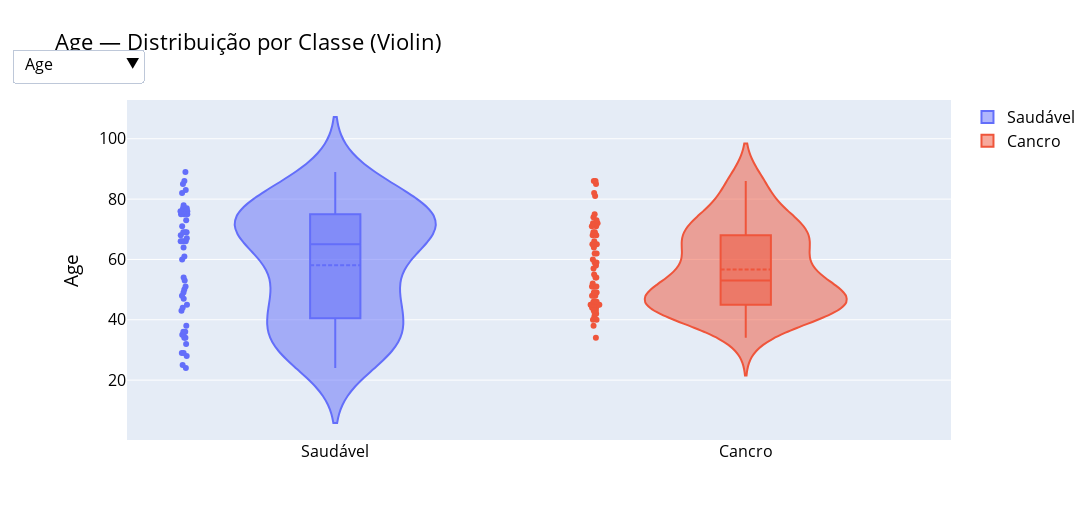

The cell this chart's notebook holds for it:
### Markdown cell above
## 1. Data Loading 

Primeiro carregamos o dataset `dataR2.csv`e verificamos a distribuição das classes (1=Saudável, 2=Cancro) .

### Code cell
import numpy as np
import pandas as pd
import matplotlib.pyplot as plt
from sklearn.model_selection import train_test_split
from sklearn.preprocessing import StandardScaler
from sklearn.metrics import (
    roc_curve, auc
)
from sklearn.decomposition import PCA
from sklearn.discriminant_analysis import LinearDiscriminantAnalysis as LDA
from scipy import stats
from IPython.display import display
import plotly.graph_objects as go
import plotly.express as px
from sklearn.metrics import confusion_matrix, precision_score, f1_score, roc_auc_score, roc_curve


print("\n========== DATA LOADING ==========")
data = pd.read_csv('dataR2.csv')
display(data.head())
print(f"\nLinhas: {data.shape[0]}, Colunas: {data.shape[1]}")
display(data.describe())
print("\nMissing por coluna:\n", data.isnull().sum())

class_counts = data['Classification'].value_counts().sort_index()
total = class_counts.sum()
print("\nDistribuição de classes no dataset:")
print(class_counts)

x = np.arange(len(class_counts))
labels_map = {1: "Saudável", 2: "Cancro"}
labels = [labels_map[i] for i in class_counts.index]
colors = ['green' if i == 1 else 'red' for i in class_counts.index]

plt.figure(figsize=(8, 5))
bars = plt.bar(x, class_counts.values, color=colors)
for xi, bar, count in zip(x, bars, class_counts.values):
    y = bar.get_height()
    plt.text(xi, y + max(total*0.01, 1), f"{count} ({count/total:.0%})",
             ha='center', va='bottom', fontsize=10, fontweight='bold')
plt.title("Dataset - Distribuição por Classe", fontweight='bold')
plt.xlabel("Classes", fontweight='bold'); plt.ylabel("Número de Amostras", fontweight='bold')
plt.xticks(x, labels, fontweight='bold')
plt.ylim(0, max(class_counts.values)*1.15)
plt.tight_layout(); plt.show()


labels_map = {1: "Saudável", 2: "Cancro"}
data_v = data.copy()
data_v["ClassLabel"] = data_v["Classification"].map(labels_map)

num_cols = data.select_dtypes(include=[np.number]).columns.drop('Classification', errors='ignore')
features = list(num_cols)

feat0 = features[0]
fig = go.Figure()

fig.add_trace(go.Violin(
    y=data_v.loc[data_v["Classification"]==1, feat0],
    name="Saudável",
    box_visible=True, meanline_visible=True, points='all', jitter=0.05, scalemode='width'
))
fig.add_trace(go.Violin(
    y=data_v.loc[data_v["Classification"]==2, feat0],
    name="Cancro",
    box_visible=True, meanline_visible=True, points='all', jitter=0.05, scalemode='width'
))

fig.update_layout(
    title=f"{feat0} — Distribuição por Classe (Violin)",
    autosize=False, width=1100, height=520,
    font=dict(size=16, color="black"),
    yaxis_title=feat0,
    showlegend=True
)

updatemenus = [
    dict(
        buttons=[
            dict(
                label=feat,
                method="update",
                args=[
                    {
                        "y": [
                            data_v.loc[data_v["Classification"]==1, feat],
                            data_v.loc[data_v["Classification"]==2, feat]
                        ]
                    },
                    {
                        "title": f"{feat} — Distribuição por Classe (Violin)",
                        "yaxis": {"title": feat}
                    }
                ],
            ) for feat in features
        ],
        direction="down",
        showactive=True,
        x=0.02, y=1.15
    )
]
fig.update_layout(updatemenus=updatemenus)
fig.show()

### Figure 1 — Plotly figure (JSON) as saved in the notebook; plotly's stock layout.template omitted (floating-point values rounded to 4 significant figures)
{"data": [{"box": {"visible": true}, "jitter": 0.05, "meanline": {"visible": true}, "name": "Saudável", "points": "all", "scalemode": "width", "type": "violin", "y": [48, 83, 82, 68, 86, 49, 89, 76, 73, 75, 34, 29, 25, 24, 38, 44, 47, 61, 64, 32, 36, 34, 29, 35, 54, 45, 50, 66, 35, 36, 66, 53, 28, 43, 51, 67, 66, 69, 60, 77, 76, 76, 75, 69, 71, 66, 75, 78, 69, 85, 76, 77]}, {"box": {"visible": true}, "jitter": 0.05, "meanline": {"visible": true}, "name": "Cancro", "points": "all", "scalemode": "width", "type": "violin", "y": [45, 45, 49, 34, 42, 68, 51, 62, 38, 69, 49, 51, 59, 45, 54, 64, 46, 44, 45, 44, 51, 72, 46, 43, 55, 43, 86, 41, 59, 81, 48, 71, 42, 65, 48, 85, 48, 58, 40, 82, 52, 49, 60, 49, 44, 40, 71, 69, 74, 66, 65, 72, 57, 73, 45, 46, 68, 75, 54, 45, 62, 65, 72, 86]}], "layout": {"autosize": false, "font": {"color": "black", "size": 16}, "height": 520, "showlegend": true, "title": {"text": "Age — Distribuição por Classe (Violin)"}, "updatemenus": [{"buttons": [{"args": [{"y": [[48, 83, 82, 68, 86, 49, 89, 76, 73, 75, 34, 29, 25, 24, 38, 44, 47, 61, 64, 32, 36, 34, 29, 35, 54, 45, 50, 66, 35, 36, 66, 53, 28, 43, 51, 67, 66, 69, 60, 77, 76, 76, 75, 69, 71, 66, 75, 78, 69, 85, 76, 77], [45, 45, 49, 34, 42, 68, 51, 62, 38, 69, 49, 51, 59, 45, 54, 64, 46, 44, 45, 44, 51, 72, 46, 43, 55, 43, 86, 41, 59, 81, 48, 71, 42, 65, 48, 85, 48, 58, 40, 82, 52, 49, 60, 49, 44, 40, 71, 69, 74, 66, 65, 72, 57, 73, 45, 46, 68, 75, 54, 45, 62, 65, 72, 86]]}, {"title": "Age — Distribuição por Classe (Violin)", "yaxis": {"title": "Age"}}], "label": "Age", "method": "update"}, {"args": [{"y": [[23.5, 20.69, 23.12, 21.37, 21.11, 22.85, 22.7, 23.8, 22, 23, 21.47, 23.01, 22.86, 18.67, 23.34, 20.76, 22.03, 32.04, 34.53, 36.51, 28.58, 31.98, 32.27, 30.28, 30.48, 37.04, 38.58, 31.45, 35.25, 34.17, 36.21, 36.79, 35.86, 34.42, 27.69, 29.61, 31.24, 35.09, 26.35, 35.59, 29.22, 27.2, 27.3, 32.5, 30.3, 27.7, 25.7, 25.3, 29.4, 26.6, 27.1, 25.9], [21.3, 20.83, 20.96, 24.24, 21.36, 21.08, 19.13, 22.66, 22.5, 21.51, 21.37, 22.89, 22.83, 23.14, 24.22, 22.22, 20.83, 19.56, 20.26, 24.74, 18.37, 23.62, 22.21, 26.56, 31.98, 31.25, 26.67, 26.67, 28.67, 31.64, 32.46, 25.51, 29.3, 29.67, 28.12, 27.69, 31.25, 29.15, 30.84, 31.22, 30.8, 32.46, 31.23, 29.78, 27.89, 27.64, 27.92, 28.44, 28.65, 26.56, 30.92, 29.14, 34.84, 37.11, 29.38, 33.18, 35.56, 30.48, 36.05, 26.85, 26.84, 32.05, 25.59, 27.18]]}, {"title": "BMI — Distribuição por Classe (Violin)", "yaxis": {"title": "BMI"}}], "label": "BMI", "method": "update"}, {"args": [{"y": [[70, 92, 91, 77, 92, 92, 77, 118, 97, 83, 78, 82, 82, 88, 75, 86, 84, 85, 95, 87, 86, 87, 84, 84, 90, 83, 106, 90, 90, 80, 101, 101, 87, 89, 77, 79, 82, 101, 103, 76, 83, 94, 85, 93, 102, 90, 94, 60, 89, 96, 110, 85], [102, 74, 94, 92, 93, 102, 93, 92, 95, 112, 78, 103, 98, 116, 86, 98, 88, 114, 92, 106, 105, 105, 86, 101, 92, 103, 201, 97, 77, 100, 99, 112, 98, 85, 90, 196, 199, 139, 128, 100, 87, 134, 131, 70, 99, 103, 104, 108, 88, 89, 97, 83, 95, 134, 90, 92, 131, 152, 119, 92, 100, 97, 82, 138]]}, {"title": "Glucose — Distribuição por Classe (Violin)", "yaxis": {"title": "Glucose"}}], "label": "Glucose", "method": "update"}, {"args": [{"y": [[2.707, 3.115, 4.498, 3.226, 3.549, 3.226, 4.69, 6.47, 3.35, 4.952, 3.469, 5.663, 4.09, 6.107, 5.782, 7.553, 2.869, 18.08, 4.427, 14.03, 4.345, 4.53, 5.81, 4.376, 5.537, 6.76, 6.703, 9.245, 6.817, 6.59, 15.53, 10.18, 8.576, 23.19, 3.855, 5.819, 4.181, 5.646, 5.138, 3.881, 5.376, 14.07, 5.197, 5.43, 8.34, 6.042, 8.079, 3.508, 10.7, 4.462, 26.21, 4.58], [13.85, 4.56, 12.3, 21.7, 2.999, 6.2, 4.364, 3.482, 5.261, 6.683, 2.64, 2.74, 6.862, 4.902, 3.73, 5.7, 3.42, 15.89, 3.44, 58.46, 6.03, 4.42, 36.94, 10.55, 16.64, 4.328, 41.61, 22.03, 3.188, 9.669, 28.68, 10.39, 4.172, 14.65, 2.54, 51.81, 12.16, 16.58, 41.89, 18.08, 30.21, 24.89, 30.13, 8.396, 9.208, 2.432, 18.2, 8.808, 3.012, 6.524, 10.49, 10.95, 12.55, 5.636, 4.713, 5.75, 8.15, 7.01, 11.91, 3.33, 4.53, 5.73, 2.82, 19.91]]}, {"title": "Insulin — Distribuição por Classe (Violin)", "yaxis": {"title": "Insulin"}}], "label": "Insulin", "method": "update"}, {"args": [{"y": [[0.4674, 0.7069, 1.01, 0.6127, 0.8054, 0.7321, 0.8908, 1.883, 0.8015, 1.014, 0.6674, 1.145, 0.8273, 1.33, 1.07, 1.6, 0.59, 3.79, 1.037, 3.01, 0.9217, 0.9721, 1.204, 0.9067, 1.229, 1.384, 1.753, 2.052, 1.513, 1.3, 3.87, 2.535, 1.84, 5.092, 0.7322, 1.134, 0.8457, 1.407, 1.305, 0.7276, 1.101, 3.262, 1.09, 1.246, 2.098, 1.341, 1.873, 0.5192, 2.35, 1.057, 7.112, 0.9603], [3.485, 0.8324, 2.853, 4.924, 0.688, 1.56, 1.001, 0.7902, 1.233, 1.846, 0.5079, 0.6961, 1.659, 1.403, 0.7913, 1.378, 0.7424, 4.468, 0.7807, 15.29, 1.562, 1.145, 7.836, 2.63, 3.775, 1.1, 20.63, 5.272, 0.6055, 2.385, 7.003, 2.872, 1.009, 3.071, 0.5639, 25.05, 5.97, 5.685, 13.23, 4.459, 6.483, 8.226, 9.736, 1.45, 2.249, 0.6179, 4.669, 2.346, 0.6538, 1.432, 2.51, 2.242, 2.94, 1.863, 1.046, 1.305, 2.634, 2.628, 3.496, 0.7557, 1.117, 1.371, 0.5704, 6.777]]}, {"title": "HOMA — Distribuição por Classe (Violin)", "yaxis": {"title": "HOMA"}}], "label": "HOMA", "method": "update"}, {"args": [{"y": [[8.807, 8.844, 17.94, 9.883, 6.699, 6.832, 6.964, 4.311, 4.47, 17.13, 14.57, 35.59, 20.45, 8.88, 15.26, 14.09, 26.65, 30.77, 21.21, 49.37, 15.12, 28.75, 45.62, 39.21, 12.33, 39.98, 46.64, 45.96, 50.61, 10.28, 74.71, 27.18, 68.51, 31.21, 20.09, 21.9, 16.22, 83.48, 24.3, 21.79, 28.56, 35.89, 10.39, 15.14, 56.5, 24.85, 65.93, 6.633, 45.27, 7.85, 21.78, 13.74], [7.648, 7.753, 11.24, 16.74, 19.08, 9.699, 11.08, 9.865, 8.438, 32.58, 6.334, 8.016, 14.9, 18.0, 8.687, 12.19, 12.87, 13.08, 7.65, 18.16, 9.62, 21.78, 10.16, 9.8, 37.22, 25.78, 47.65, 44.71, 17.02, 38.81, 46.08, 19.07, 12.26, 26.52, 15.53, 70.88, 18.13, 22.89, 31.04, 31.65, 29.27, 42.39, 37.84, 51.34, 12.68, 14.32, 53.5, 14.75, 31.12, 14.91, 44.02, 26.81, 33.16, 41.41, 23.85, 18.69, 17.87, 50.53, 89.27, 54.68, 12.45, 61.48, 24.96, 90.28]]}, {"title": "Leptin — Distribuição por Classe (Violin)", "yaxis": {"title": "Leptin"}}], "label": "Leptin", "method": "update"}, {"args": [{"y": [[9.702, 5.429, 22.43, 7.17, 4.819, 13.68, 5.59, 13.25, 10.36, 11.58, 13.11, 26.72, 23.67, 36.06, 17.95, 20.32, 38.04, 7.78, 5.463, 5.1, 8.6, 7.643, 6.21, 9.048, 9.731, 4.617, 4.668, 10.36, 6.967, 5.066, 7.54, 20.03, 4.794, 8.301, 3.192, 2.194, 4.267, 6.797, 2.194, 8.126, 7.37, 9.347, 9.001, 11.79, 8.13, 7.652, 3.741, 10.57, 8.286, 7.932, 4.936, 9.753], [21.06, 8.237, 8.412, 21.82, 8.463, 8.575, 5.808, 11.24, 4.772, 4.138, 3.886, 9.35, 4.23, 4.295, 3.705, 4.784, 18.55, 20.37, 16.67, 16.1, 12.76, 17.86, 9.76, 6.42, 11.02, 12.72, 5.357, 13.49, 16.44, 10.64, 21.57, 5.486, 6.696, 7.283, 10.22, 7.902, 4.104, 10.26, 6.161, 9.924, 6.269, 10.79, 8.404, 10.73, 5.478, 6.784, 1.656, 5.288, 7.652, 8.43, 3.71, 2.785, 2.365, 3.336, 6.644, 9.16, 11.9, 10.06, 8.01, 12.1, 21.42, 22.54, 33.75, 14.11]]}, {"title": "Adiponectin — Distribuição por Classe (Violin)", "yaxis": {"title": "Adiponectin"}}], "label": "Adiponectin", "method": "update"}, {"args": [{"y": [[7.996, 4.064, 9.277, 12.77, 10.58, 10.32, 12.94, 5.104, 6.284, 7.091, 6.92, 4.58, 5.14, 6.85, 9.35, 7.64, 3.32, 13.68, 6.702, 17.1, 9.154, 5.626, 24.6, 16.44, 10.19, 8.704, 11.78, 23.38, 22.04, 15.72, 22.32, 10.26, 21.44, 6.71, 10.38, 4.207, 3.292, 82.1, 20.25, 17.26, 8.044, 8.416, 7.577, 11.79, 4.299, 6.705, 4.497, 4.664, 4.53, 9.614, 8.494, 11.77], [23.03, 28.03, 23.12, 12.07, 17.38, 13.74, 5.571, 10.7, 15.74, 15.7, 22.94, 11.55, 8.205, 5.263, 10.34, 13.91, 13.56, 4.62, 7.84, 5.31, 3.21, 4.82, 5.68, 16.1, 7.165, 38.65, 24.37, 27.83, 31.69, 29.56, 10.16, 42.74, 53.67, 19.46, 16.11, 55.22, 53.63, 13.97, 17.56, 19.95, 24.25, 5.768, 11.5, 20.77, 23.03, 26.01, 49.24, 16.49, 18.36, 14.92, 20.47, 14.77, 9.954, 6.892, 15.56, 8.89, 4.19, 11.73, 5.06, 10.96, 7.32, 10.33, 3.27, 4.35]]}, {"title": "Resistin — Distribuição por Classe (Violin)", "yaxis": {"title": "Resistin"}}], "label": "Resistin", "method": "update"}, {"args": [{"y": [[417.1, 468.8, 554.7, 928.2, 773.9, 530.4, 1256.0, 280.7, 136.9, 318.3, 354.6, 174.8, 313.7, 632.2, 165.0, 63.61, 191.7, 444.4, 252.4, 588.5, 534.2, 572.8, 905.0, 733.8, 1228.0, 586.2, 887.2, 1102.0, 667.9, 581.3, 865.0, 695.8, 358.6, 960.2, 473.9, 585.3, 634.6, 263.5, 379.0, 618.3, 698.8, 377.2, 335.4, 270.1, 201.0, 225.9, 206.8, 209.7, 215.8, 232.0, 45.84, 488.8], [552.4, 383.0, 573.6, 481.9, 321.9, 448.8, 90.6, 704.0, 199.1, 713.2, 737.7, 359.2, 355.3, 518.6, 635.0, 396.0, 301.2, 220.7, 193.9, 244.8, 513.7, 195.9, 312, 806.7, 483.4, 775.3, 1698.0, 783.8, 910.5, 426.2, 738.0, 799.9, 1042.0, 1698.0, 1698.0, 1078.0, 1698.0, 923.9, 638.3, 994.3, 764.7, 656.4, 396.0, 602.5, 407.2, 293.1, 256.0, 353.6, 572.4, 269.5, 396.6, 232.0, 655.8, 788.9, 621.3, 209.2, 198.4, 99.45, 218.3, 268.2, 330.2, 314.1, 392.5, 90.09]]}, {"title": "MCP.1 — Distribuição por Classe (Violin)", "yaxis": {"title": "MCP.1"}}], "label": "MCP.1", "method": "update"}], "direction": "down", "showactive": true, "x": 0.02, "y": 1.15}], "width": 1100, "yaxis": {"title": {"text": "Age"}}}}
